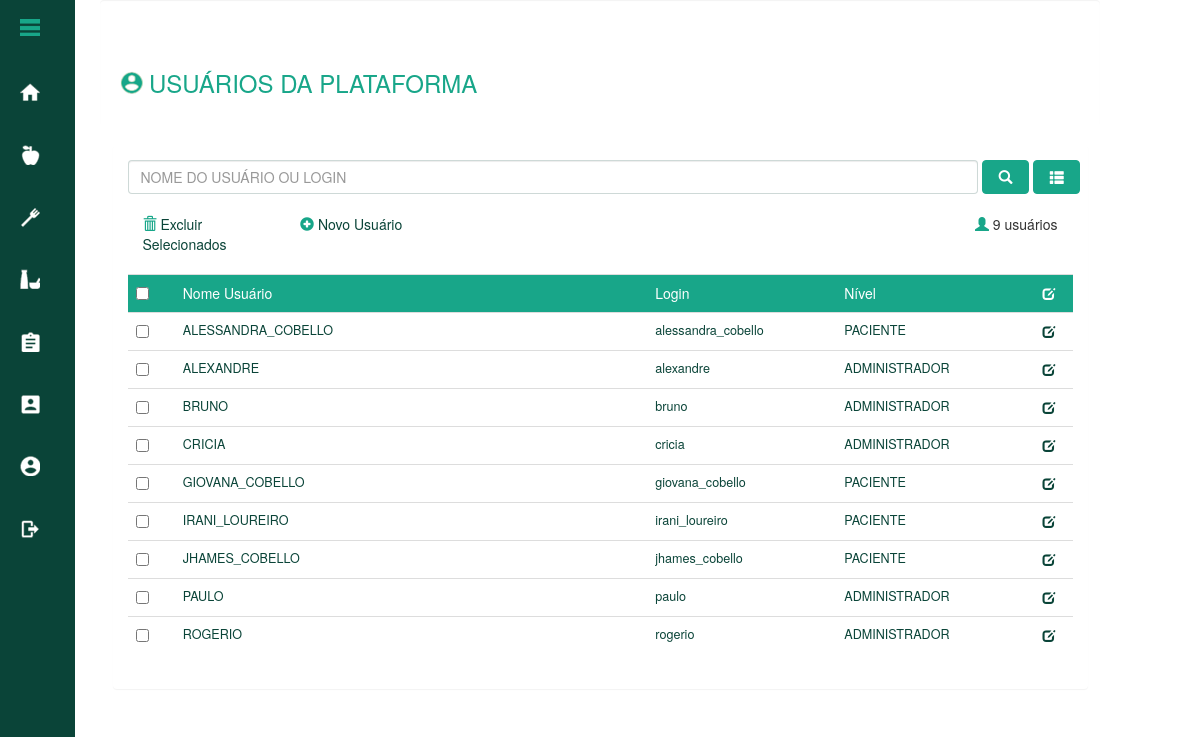
The app's page /01_lista_usuarios_plataforma.php (signed in), older data.
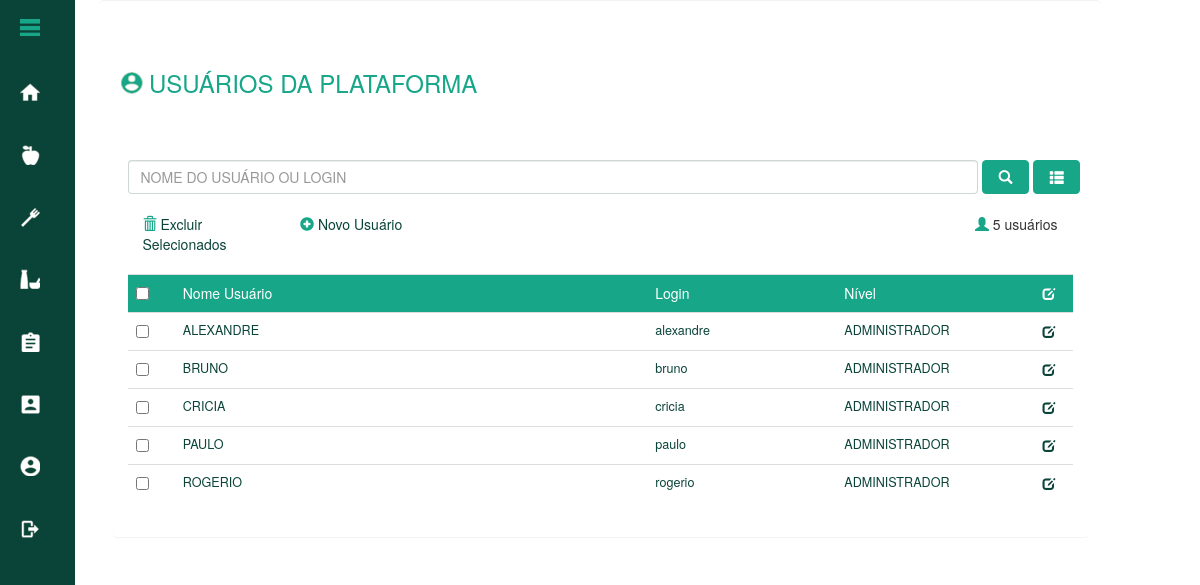
The same page, newer data.
### tables this page shows
CREATE TABLE IF NOT EXISTS `tb_usuario` (
  `cod_usuario` int(3) NOT NULL,
  `nome_usuario` varchar(100) NOT NULL,
  `profissao` varchar(40) NOT NULL,
  `endereco` varchar(60) NOT NULL,
  `numero` varchar(5) NOT NULL,
  `complemento` varchar(25) DEFAULT NULL,
  `bairro` varchar(30) DEFAULT NULL,
  `cep` int(8) NOT NULL,
  `cidade` varchar(40) NOT NULL,
  `telefone_residencial` varchar(10) NOT NULL,
  `telefone_comercial` varchar(10) NOT NULL,
  `celular` varchar(11) NOT NULL,
  `email` varchar(100) NOT NULL,
  `data_nascimento` date NOT NULL,
  `sexo` varchar(15) NOT NULL,
  `outros` text,
  `cpf_cnpj` varchar(20) DEFAULT NULL,
  `rg_ie` varchar(20) DEFAULT NULL,
  `login` varchar(30) NOT NULL,
  `senha` varchar(30) NOT NULL,
  `cod_nivel_acesso` int(3) NOT NULL DEFAULT '1',
  `cod_status` int(3) NOT NULL DEFAULT '1'
);

CREATE TABLE IF NOT EXISTS `tb_nivel_acesso` (
  `cod_nivel_acesso` int(3) NOT NULL,
  `nivel_acesso` varchar(30) NOT NULL,
  `cod_status` int(3) NOT NULL DEFAULT '1'
);

### conexao/connect_db.php (called while the page is built, shortened)
<?php
class BancoDeDados
{
    private static $instance = null;
    private function __construct()
    {
		$host = "localhost";
    	$user = "root";
    	$senha = "fatecsr";
    	$banco = "db_nutris";
        try {
            $this->conexao = mysql_connect($host, $user, $senha);
        } catch (Exception $e) {
            die("Erro na conexão com MySQL! " . $e->getMessage());
        }
    }
    static function getInstance()
    {
        if (self::$instance == NULL)
            self::$instance = new BancoDeDados();
        return self::$instance;
    }
	function sql_query($query){
         $this->query = $query;
         if($this->dados = mysql_query($this->query)){
             return $this->dados;
         }else{
			 die('Query Inválida: ' . mysql_error());
         }
     }
	function sql_linhas($query)
    {
         $this->query = $query;
         if($this->dados = mysql_num_rows($this->query))
         {
             return $this->dados;
         }
        else
        {
             return 0;
        }
     }
}
?>

### 01_lista_usuarios_plataforma.php (the view, shortened to what this page needs)
<!DOCTYPE html>
<?php
include_once('conexao/connect_db.php');
$db = BancoDeDados::getInstance();
$busca = $_GET['busca'];
if(isset($busca))
{
    $sqlstring_usuarios_plataforma  = "Select * from tb_usuario ";
    $sqlstring_usuarios_plataforma .= "inner join tb_nivel_acesso on tb_usuario.cod_nivel_acesso = tb_nivel_acesso.cod_nivel_acesso ";
    $sqlstring_usuarios_plataforma .= "where nome_apelido like '%" . $busca . "%' or login like '%" . $busca . "%' and tb_usuario.cod_status = 1 ";
    $sqlstring_usuarios_plataforma .= "order by login ";
}
else
{
    $sqlstring_usuarios_plataforma  = "Select * from tb_usuario ";
    $sqlstring_usuarios_plataforma .= "inner join tb_nivel_acesso on tb_usuario.cod_nivel_acesso = tb_nivel_acesso.cod_nivel_acesso ";
    $sqlstring_usuarios_plataforma .= "where tb_usuario.cod_status = 1 ";
    $sqlstring_usuarios_plataforma .= "order by login ";
}
$info_usuarios_plataforma = $db->sql_query($sqlstring_usuarios_plataforma);
$linhas_usuarios_plataforma = $db->sql_linhas($info_usuarios_plataforma);
?>
<html>
<head>
    <link href="css/bootstrap.min.css" rel="stylesheet">
    <link href="css/estilos.css" rel="stylesheet">
  </head>
<body class="margin_00">
<?php
    include "includes/menu_nutricionista.php";
?>
<div class="container-fluid" onclick="recua_menu(10)">
    <div class="row">
        <div class="well fundo_transparente fonte_verde_claro sem_borda col-md-offset-1 col-md-10 padding_top_50">
            <h3><span class="fonte_muito_pequena"></span><img src="img/icone_usuarios_titulo_25.png" class="img-responsive padding_right_05" align=left>  USUÁRIOS DA PLATAFORMA</h3>
        </div>
    </div>
    <div class="panel panel-default sem_borda col-md-offset-1 col-md-10">
      <div class="panel-body" style="border:0px solid #fff">
        <div class="row">
          <form name="form_pesquisa" id="form_pesquisa" class="padding_bottom_20 form-inline" style="white-space: nowrap">
              <input type="text" name="busca" id="busca" class="form-control" style="width:90%;" placeholder="NOME DO USUÁRIO OU LOGIN">
              <button type="button" class="btn btn_verde_claro fonte_branca largura_05" alt="Exibe os usuários com nomes contendo o valor digitado na busca"  title="Exibe os usuários com nomes contendo o valor digitado na busca" onclick="nova_pesquisa('01_lista_usuarios_plataforma.php?busca=')">
                  <span class="glyphicon glyphicon-search"></span>
              </button>
              <button type="button" class="btn btn_verde_claro fonte_branca largura_05" alt="Exibe todos os usuários cadastrados"  title="Exibe todos os usuários cadastrados"  onclick="nova_pesquisa('01_lista_usuarios_plataforma.php')">
                  <span class="glyphicon glyphicon-th-list"></span>
              </button>
          </form>
        </div>
        <div class="row  padding_bottom_20 padding_left_00">
            <div class="col-md-2">
                <span class="glyphicon glyphicon-trash fonte_verde_claro"></span>
                <a href="#" onClick="document.getElementById('formul').submit();"> Excluir Selecionados </a>
            </div>
            <div class="col-md-2">
                <a href="01_5_cadastro_usuario_plataforma.php" alt="Cadastro de Usuários Plataforma" title="Cadastro de Usuários Plataforma">
                <span class="glyphicon glyphicon-plus-sign fonte_verde_claro"></span> Novo Usuário
                </a>
            </div>
            <div class="col-md-8 direito">
                <span class="glyphicon glyphicon-user verde_escuro fonte_verde_claro"></span>
                <?php
                    if($linhas_usuarios_plataforma > 1)
                        print $linhas_usuarios_plataforma . " usuários";
                    else
                        print $linhas_usuarios_plataforma . " usuário";
                ?>
            </div>
        </div>
        <div class="row table-responsive">
            <form method="post" name="formul" id="formul">
            <table class="table table-responsive table-hover">
                <tr class="fonte_branca">
                <td class="largura_05 fundo_verde_claro"><input type=checkbox name="marcar" id="marcar" onclick="marcar_desmarcar_todos()"></td>
                <td class="largura_50 fundo_verde_claro">Nome Usuário</td>
                <td class="largura_20 fundo_verde_claro">Login</td>
                <td class="largura_20 fundo_verde_claro">Nível</td>
                <td class="largura_05  fundo_verde_claro centralizado"><span class="glyphicon glyphicon-edit fonte_pequena"  alt="Detalhes do usuário da Plataforma" title="Detalhes do Usuário da Plataforma"></span></td>
                </tr>
                <?php
                if($linhas_usuarios_plataforma > 0)
                {
                    while($dados_usuarios_plataforma=mysql_fetch_array($info_usuarios_plataforma))
                    {
                    ?>
                    <tr>
                    <td><input type=checkbox name="excluir[]" value="<?php print $dados_usuarios_plataforma['cod_usuario'] ?>"></input></td>
                    <td class="text-uppercase fonte_pequena">
                        <a href="01_5_alteracao_usuario_plataforma.php?cod_usuario_plataforma=<?php print  base64_encode($dados_usuarios_plataforma['cod_usuario']) ?>" alt="Detalhes do Usuário Plataforma" title="Detalhes do Usuário Plataforma">
                        <?php print $dados_usuarios_plataforma['login'] ?>
                        </a>
                    </td>
                    <td class="text-lowercase fonte_pequena">
                        <a href="01_5_alteracao_usuario_plataforma.php?cod_usuario_plataforma=<?php print  base64_encode($dados_usuarios_plataforma['cod_usuario']) ?>" alt="Detalhes do Usuário Plataforma" title="Detalhes do Usuário Plataforma">
                        <?php print $dados_usuarios_plataforma['login'] ?>
                        </a>
                    </td>
                    <td class="text-uppercase fonte_pequena">
                        <a href="01_5_alteracao_usuario_plataforma.php?cod_usuario_plataforma=<?php print  base64_encode($dados_usuarios_plataforma['cod_usuario']) ?>" alt="Detalhes do Usuário Plataforma" title="Detalhes do Usuário Plataforma">
                        <?php print $dados_usuarios_plataforma['nivel_acesso'] ?>
                        </a>
                    </td>
                    <td class="centralizado">
                        <a href="01_5_alteracao_usuario_plataforma.php?cod_usuario_plataforma=<?php print  base64_encode($dados_usuarios_plataforma['cod_usuario']) ?>" alt="Detalhes do Usuário Plataforma" title="Detalhes do Usuário Plataforma">
                        <span class="glyphicon glyphicon-edit fonte_pequena"></span>
                        </a>
                    </td>
                    </tr>
                    <?php
                    }
                }
                ?>
            </table>
            </form>
        </div>
     </div>
    </div>
</div>
</body>
</html>

### includes/menu_nutricionista.php (shortened to what this page needs)
<body>
<label id="icone" for="check">
    <a href="#" onclick="recua_menu(5)">
    <img src="img/hamburguer.png" class="padding_left_05">
    </a>
</label>
<div class="barra_fixa hidden-xs">
    <nav>
        <a href="#" alt="Dashboard Nutricionista" title="Dashboard Nutricionista">
        <div class="link"><img src="img/icone_home_lateral.png"></div>
        </a>
        <a href="01_lista_alimentos.php" alt="Lista de Alimentos" title="Lista de Alimentos">
        <div class="link"><img src="img/icone_alimento_lateral.png"></div>
        </a>
        <a href="01_lista_refeicoes.php" alt="Lista de Refeições" title="Lista de Refeições">
        <div class="link"><img src="img/icone_refeicoes_lateral.png"></div>
        </a>
        <a href="">
        <div class="link"><img src="img/icone_reeducacoes_lateral.png"></div>
        </a>
        <a href="">
        <div class="link"><img src="img/icone_programas_lateral.png"></div>
        </a>
        <a href="01_lista_pacientes.php" alt="Lista de Pacientes" title="Lista de Pacientes">
        <div class="link"><img src="img/icone_pacientes_lateral.png"></div>
        </a>
        <a href="01_lista_usuarios_plataforma.php" alt="Lista de Usuários" title="Lista de Usuários">
        <div class="link"><img src="img/icone_usuarios_lateral.png"></div>
        </a>
        <a href="logout.php" alt="Sair da Plataforma Nutris" title="Sair da Plataforma Nutris">
        <div class="link"><img src="img/icone_sair_lateral.png"></div>
        </a>
    </nav>
</div>
</body>

### css/estilos.css (style rules this page uses)
a:link { text-decoration:none; color:#0A4438 }
.direito { text-align: right }
.centralizado { text-align:center }
.fonte_branca { color:#fff }
.fonte_verde_claro { color:#18A689 }
.fundo_transparente { background-color:rgba(0,0,0,.0) }
.fundo_verde_claro { background-color:#18A689 }
.fonte_pequena { font-size: 0.9em }
.largura_05 { width:5% }
.largura_20 { width:20% }
.largura_50 { width:50% }
.margin_00 { margin: 0px }
.padding_top_50 { padding-top: 50px }
.padding_bottom_20 { padding-bottom: 20px }
.padding_left_00 { padding-left: 0px }
.padding_left_05 { padding-left: 5px }
.padding_right_05 { padding-right: 5px }
.sem_borda { border:0px solid #fff }
.btn { background-color: #0A4438; border:1px solid #0A4438 }
.btn_verde_claro { background-color:#18A689; color:#fff; border:1px solid #18A689 }
.panel-body { border:1px solid rgba(10,68,56,.2) }
.form-control { border:1px solid rgba(10,68,56,.2) }
label { color:#0A4438 }

### includes/menu_nutricionista.php (style rules this page uses)
* { margin:0; padding:0; }
#icone { cursor:pointer; padding:15px; position:fixed; color:#fff; z-index:100; }
.barra_fixa { background-color:#0A4438; height:100%; width:75px; position:fixed; left:0px; z-index: 98; }
nav { width:100%; position:absolute; top:60px; }
nav a { text-decoration:none; }
.link { padding:20px; transition: all .2s linear; color:#f4f4f9; }

Row changes from the older to the newer data that the page shows:
no longer on this page (row edited): tb_usuario: login "ALESSANDRA_COBELLO", login "alessandra_cobello", cod_nivel_acesso.nivel_acesso "PACIENTE"
no longer on this page (row edited): tb_usuario: login "GIOVANA_COBELLO", login "giovana_cobello", cod_nivel_acesso.nivel_acesso "PACIENTE"
no longer on this page (row edited): tb_usuario: login "IRANI_LOUREIRO", login "irani_loureiro", cod_nivel_acesso.nivel_acesso "PACIENTE"
no longer on this page (row edited): tb_usuario: login "JHAMES_COBELLO", login "jhames_cobello", cod_nivel_acesso.nivel_acesso "PACIENTE"
Text that changed along with them:
$linhas_usuarios_plataforma: "9" → "5"
